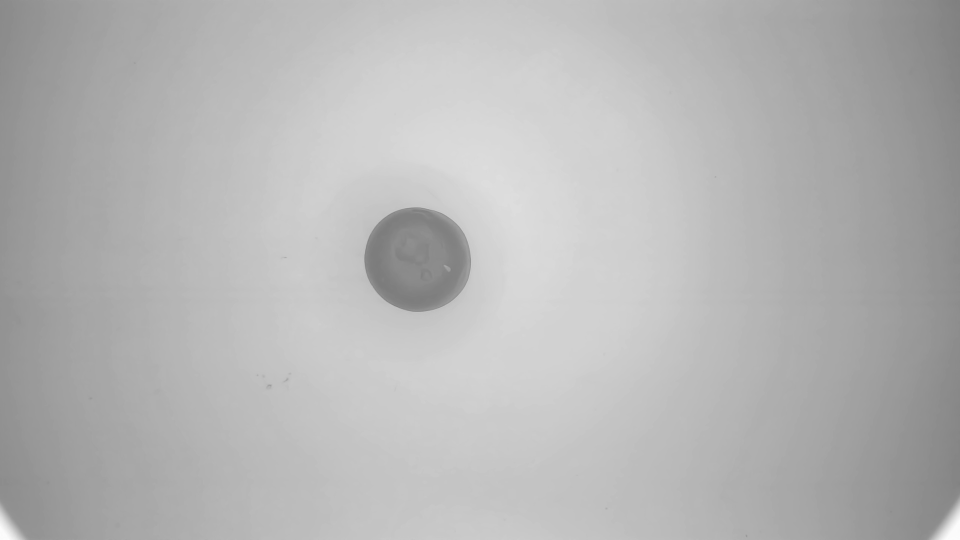
#> input picture datasets/abnormal/abnormal2.jpg, 1920 x 1080 px (shown at 1/2 size)
$ python -i performance_optimizer.py   (imports and definitions only)
#> lines starting #> are read from the running program, lines starting #| are printed output that depends on the picture
"""
性能優化工具 - 提升模型準確度和演算法效率
"""

import cv2
import numpy as np
import time
from collections import deque
from typing import Tuple, List, Optional
import threading


class ModelOptimizer:
    """模型推論優化器"""

    # [36 lines left out: functions __init__, warmup_model, get_avg_inference_time, detect_optimized, not called in this run]


class ImagePreprocessor:
    """影像預處理優化器 - 提升影像品質和偵測準確度"""

    @staticmethod
    def enhance_contrast(frame, clip_limit=2.0, tile_grid_size=(8, 8)):
        """使用 CLAHE 增強對比度"""
        clahe = cv2.createCLAHE(clipLimit=clip_limit, tileGridSize=tile_grid_size)
        return clahe.apply(frame)

    # [25 lines left out: functions denoise, adaptive_threshold, sharpen, auto_brightness, not called in this run]

    @staticmethod
    def preprocess_frame(frame, enhance_contrast=True, denoise_image=False,
                        sharpen_image=False, auto_brightness_adjust=False):
        """綜合預處理流程"""
        processed = frame.copy()

        # 自動亮度調整
        if auto_brightness_adjust:
            processed = ImagePreprocessor.auto_brightness(processed)

        # 降噪
        if denoise_image:
            processed = ImagePreprocessor.denoise(processed)

        # 增強對比度
        if enhance_contrast:
            processed = ImagePreprocessor.enhance_contrast(processed)

        # 銳化
        if sharpen_image:
            processed = ImagePreprocessor.sharpen(processed)

        return processed


class DeepSORTTracker:
    """改進的物體追蹤器 - 使用卡爾曼濾波預測"""

    # [16 lines left out: functions __init__, update, not called in this run]


class AdaptiveThresholdAdjuster:
    """自適應閾值調整器 - 根據偵測結果動態調整"""

    # [20 lines left out: functions __init__, adjust, not called in this run]

    def get_thresholds(self):
        """取得當前閾值"""
        return self.conf_threshold, self.nms_threshold


class MultiThreadedFrameReader:
    """多線程影像讀取器 - 提升 FPS"""

    # [26 lines left out: functions __init__, start, _update, read, not called in this run]

    def stop(self):
        """停止讀取"""
        self.stopped = True


class PerformanceMonitor:
    """性能監控器"""

    # [34 lines left out: functions __init__, update, get_avg_fps, get_avg_inference_time, get_stats, not called in this run]


class ROIOptimizer:
    """ROI 區域優化器 - 只偵測感興趣區域"""

    # [47 lines left out: functions extract_roi, adjust_detection_coords, apply_data_augmentation, not called in this run]

>>> import cv2
>>> picture = cv2.imread('../datasets/abnormal/abnormal2.jpg', cv2.IMREAD_GRAYSCALE)
#> picture is the input picture: shape (1080, 1920); min 123, max 253, mean 181.4
>>> result = ImagePreprocessor().preprocess_frame(picture)
#> in enhance_contrast, `return clahe.apply(frame)`:
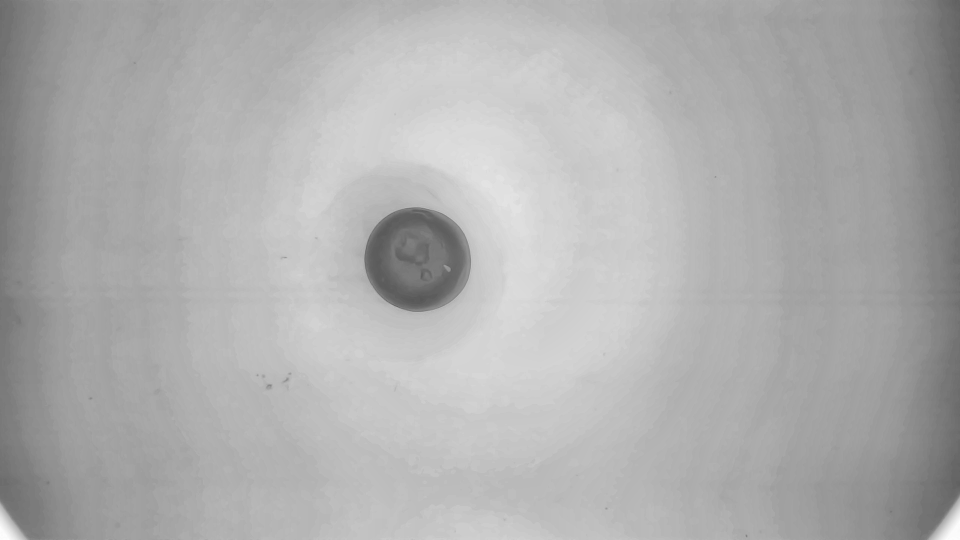
#> returned value: shape (1080, 1920) (shown at 1/2 size); min 85, max 254, mean 174.5
